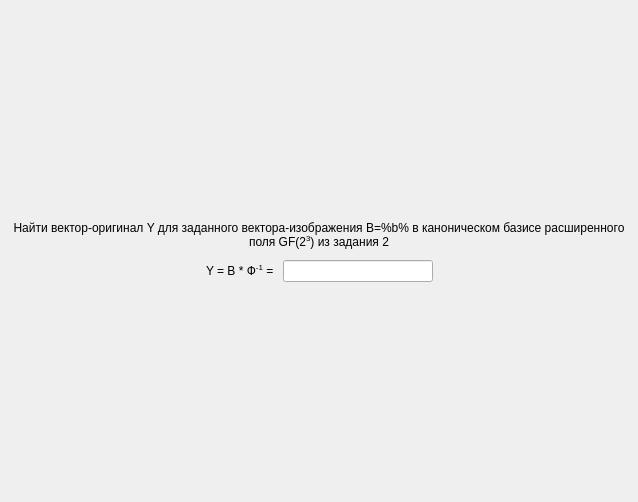
<?xml version="1.0" encoding="UTF-8"?>
<ui version="4.0">
 <class>ScreenTask8</class>
 <widget class="QFrame" name="ScreenTask8">
  <property name="geometry">
   <rect>
    <x>0</x>
    <y>0</y>
    <width>638</width>
    <height>502</height>
   </rect>
  </property>
  <property name="windowTitle">
   <string>Frame</string>
  </property>
  <layout class="QGridLayout" name="gridLayout">
   <property name="leftMargin">
    <number>0</number>
   </property>
   <property name="topMargin">
    <number>0</number>
   </property>
   <property name="rightMargin">
    <number>0</number>
   </property>
   <property name="bottomMargin">
    <number>0</number>
   </property>
   <item row="0" column="0">
    <layout class="QVBoxLayout" name="verticalLayout">
     <item>
      <spacer name="verticalSpacer">
       <property name="orientation">
        <enum>Qt::Vertical</enum>
       </property>
       <property name="sizeHint" stdset="0">
        <size>
         <width>0</width>
         <height>0</height>
        </size>
       </property>
      </spacer>
     </item>
     <item>
      <widget class="QLabel" name="title">
       <property name="styleSheet">
        <string notr="true">font: 75 20pt &quot;MS Shell Dlg 2&quot;;</string>
       </property>
       <property name="text">
        <string>Найти вектор-оригинал Y для заданного вектора-изображения B=%b% в каноническом базисе расширенного поля GF(2&lt;sup&gt;3&lt;/sup&gt;) из задания 2</string>
       </property>
       <property name="alignment">
        <set>Qt::AlignCenter</set>
       </property>
       <property name="wordWrap">
        <bool>true</bool>
       </property>
      </widget>
     </item>
     <item>
      <spacer name="verticalSpacer_3">
       <property name="orientation">
        <enum>Qt::Vertical</enum>
       </property>
       <property name="sizeType">
        <enum>QSizePolicy::Minimum</enum>
       </property>
       <property name="sizeHint" stdset="0">
        <size>
         <width>0</width>
         <height>5</height>
        </size>
       </property>
      </spacer>
     </item>
     <item>
      <layout class="QHBoxLayout" name="horizontalLayout">
       <item>
        <spacer name="horizontalSpacer">
         <property name="orientation">
          <enum>Qt::Horizontal</enum>
         </property>
         <property name="sizeHint" stdset="0">
          <size>
           <width>40</width>
           <height>20</height>
          </size>
         </property>
        </spacer>
       </item>
       <item>
        <widget class="QLabel" name="label">
         <property name="styleSheet">
          <string notr="true">font: 16pt &quot;MS Shell Dlg 2&quot;;</string>
         </property>
         <property name="text">
          <string>Y = B * Ф&lt;sup&gt;-1&lt;/sup&gt; = </string>
         </property>
        </widget>
       </item>
       <item>
        <widget class="QLineEdit" name="input">
         <property name="sizePolicy">
          <sizepolicy hsizetype="Fixed" vsizetype="Fixed">
           <horstretch>0</horstretch>
           <verstretch>0</verstretch>
          </sizepolicy>
         </property>
         <property name="minimumSize">
          <size>
           <width>150</width>
           <height>0</height>
          </size>
         </property>
         <property name="maximumSize">
          <size>
           <width>150</width>
           <height>16777215</height>
          </size>
         </property>
         <property name="styleSheet">
          <string notr="true">font: 16pt &quot;MS Shell Dlg 2&quot;;</string>
         </property>
         <property name="alignment">
          <set>Qt::AlignCenter</set>
         </property>
        </widget>
       </item>
       <item>
        <spacer name="horizontalSpacer_2">
         <property name="orientation">
          <enum>Qt::Horizontal</enum>
         </property>
         <property name="sizeHint" stdset="0">
          <size>
           <width>40</width>
           <height>20</height>
          </size>
         </property>
        </spacer>
       </item>
      </layout>
     </item>
     <item>
      <spacer name="verticalSpacer_2">
       <property name="orientation">
        <enum>Qt::Vertical</enum>
       </property>
       <property name="sizeHint" stdset="0">
        <size>
         <width>0</width>
         <height>0</height>
        </size>
       </property>
      </spacer>
     </item>
    </layout>
   </item>
  </layout>
 </widget>
 <resources/>
 <connections/>
</ui>
